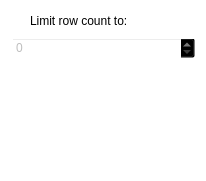
<?xml version="1.0" encoding="UTF-8"?>
<ui version="4.0">
 <class>RowSubset</class>
 <widget class="QWidget" name="RowSubset">
  <property name="geometry">
   <rect>
    <x>0</x>
    <y>0</y>
    <width>206</width>
    <height>181</height>
   </rect>
  </property>
  <property name="windowTitle">
   <string>Form</string>
  </property>
  <property name="styleSheet">
   <string notr="true">background-color:transparent;</string>
  </property>
  <layout class="QVBoxLayout" name="verticalLayout">
   <item>
    <widget class="QCheckBox" name="checkBox">
     <property name="text">
      <string>Limit row count to:</string>
     </property>
    </widget>
   </item>
   <item>
    <widget class="QSpinBox" name="spinBox">
     <property name="enabled">
      <bool>false</bool>
     </property>
    </widget>
   </item>
   <item>
    <spacer name="verticalSpacer">
     <property name="orientation">
      <enum>Qt::Vertical</enum>
     </property>
     <property name="sizeHint" stdset="0">
      <size>
       <width>20</width>
       <height>116</height>
      </size>
     </property>
    </spacer>
   </item>
  </layout>
 </widget>
 <resources/>
 <connections>
  <connection>
   <sender>checkBox</sender>
   <signal>toggled(bool)</signal>
   <receiver>spinBox</receiver>
   <slot>setEnabled(bool)</slot>
   <hints>
    <hint type="sourcelabel">
     <x>50</x>
     <y>7</y>
    </hint>
    <hint type="destinationlabel">
     <x>50</x>
     <y>32</y>
    </hint>
   </hints>
  </connection>
  <connection>
   <sender>spinBox</sender>
   <signal>valueChanged(int)</signal>
   <receiver>RowSubset</receiver>
   <slot>slotMaxRow(int)</slot>
   <hints>
    <hint type="sourcelabel">
     <x>161</x>
     <y>46</y>
    </hint>
    <hint type="destinationlabel">
     <x>205</x>
     <y>84</y>
    </hint>
   </hints>
  </connection>
  <connection>
   <sender>checkBox</sender>
   <signal>toggled(bool)</signal>
   <receiver>RowSubset</receiver>
   <slot>slotLimit(bool)</slot>
   <hints>
    <hint type="sourcelabel">
     <x>184</x>
     <y>14</y>
    </hint>
    <hint type="destinationlabel">
     <x>83</x>
     <y>79</y>
    </hint>
   </hints>
  </connection>
 </connections>
 <slots>
  <slot>slotLimit(bool)</slot>
  <slot>slotMaxRow(int)</slot>
 </slots>
</ui>
